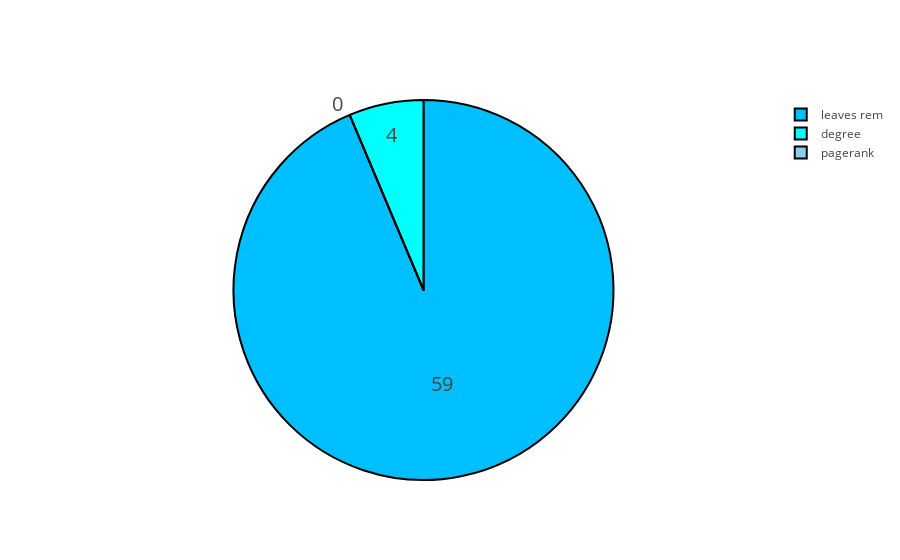

The notebook cell saved with this chart:
### Code cell
graph_size=[100,200,300,400,500,600,700,800,900,1000,1500,2000,2500,3000,4000,5000,10000]
victories_200_p3r={}
victories_200_p3r['leaves rem']=0
victories_200_p3r['pagerank']=0
victories_200_p3r['degree']=0

for N in [200]:
    results_rl=[]
    start_time=time.time()
    for i in range(0,500):
        p3r=areg(N)
        #LEAVES REMOVAL TIME
        rl=rem2(p3r)
        if rl==0:
            victories_200_p3r['leaves rem']+=1 
        #PAGERANK TIME
        pr_list=nx.pagerank(p3r)
        pr=max(pr_list.iteritems(), key=operator.itemgetter(1))[0]
        if pr==0:
            victories_200_p3r['pagerank']+=1
        #DEGREE TIME
        dc_list=nx.degree_centrality(p3r)
        list_maximum=[]
        center=max(dc_list.iteritems(), key=operator.itemgetter(1))[1]
        for i in range(N):
                if dc_list[i]==center:
                    list_maximum.append([i,dc_list[i]])
        pair=random.choice(list_maximum)
        if pair[0]==0:
            victories_200_p3r['degree']+=1
labels=[]
values=[]

for key, value in victories_200_p3r.iteritems() :
    labels.append(key)
    values.append(value)



trace = go.Pie(labels=labels, values=values,
               hoverinfo='label+percent', textinfo='value', 
               textfont=dict(size=20),
               marker=dict(colors=colors2, 
                           line=dict(color='#000000', width=2)))

iplot([trace], filename='styled_pie_chart')

### Figure 1 — Plotly figure (JSON) as saved in the notebook; plotly's stock layout.template omitted (floating-point values rounded to 4 significant figures)
{"data": [{"hoverinfo": "label+percent", "labels": ["leaves rem", "pagerank", "degree"], "marker": {"colors": ["deepskyblue", "skyblue", "aqua"], "line": {"color": "#000000", "width": 2}}, "textfont": {"size": 20}, "textinfo": "value", "type": "pie", "values": [59, 0, 4]}], "layout": {}}
